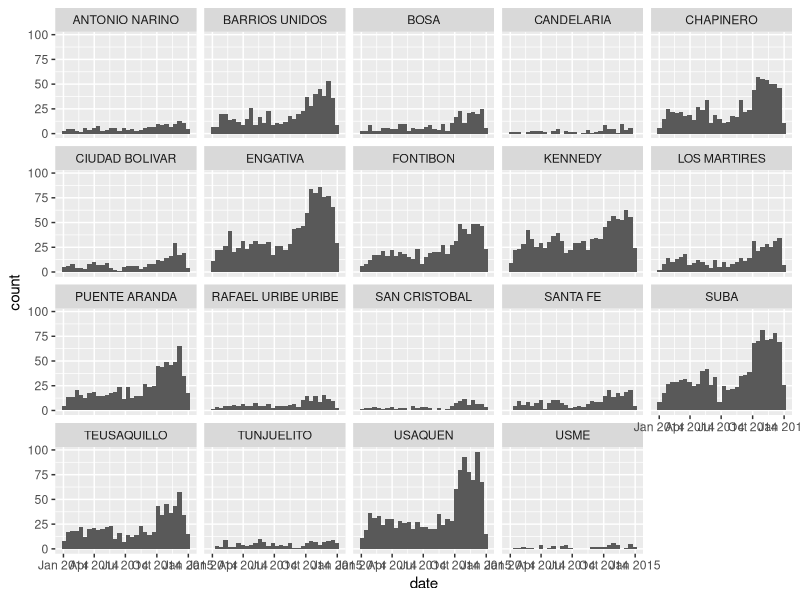
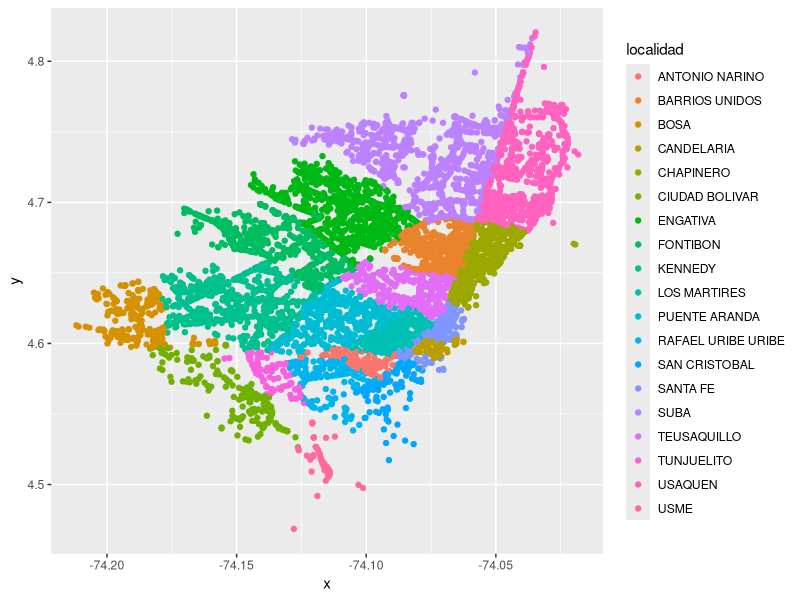
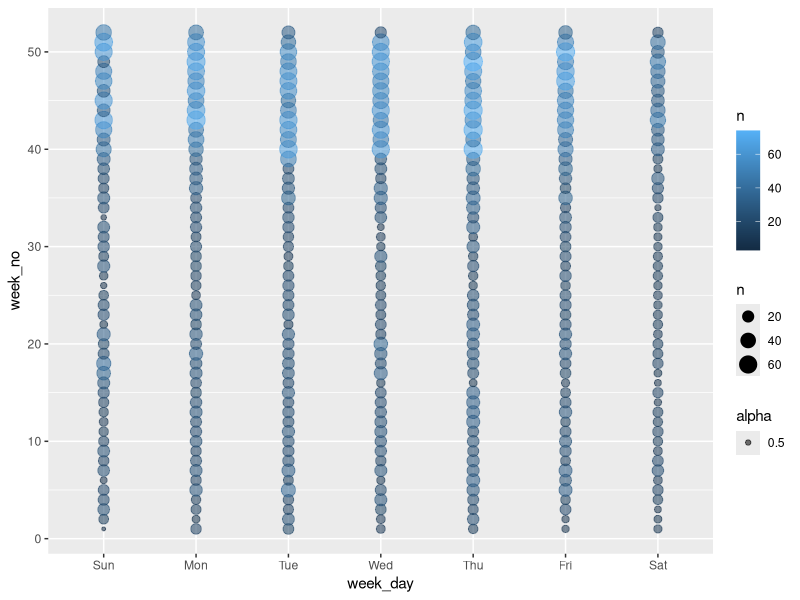
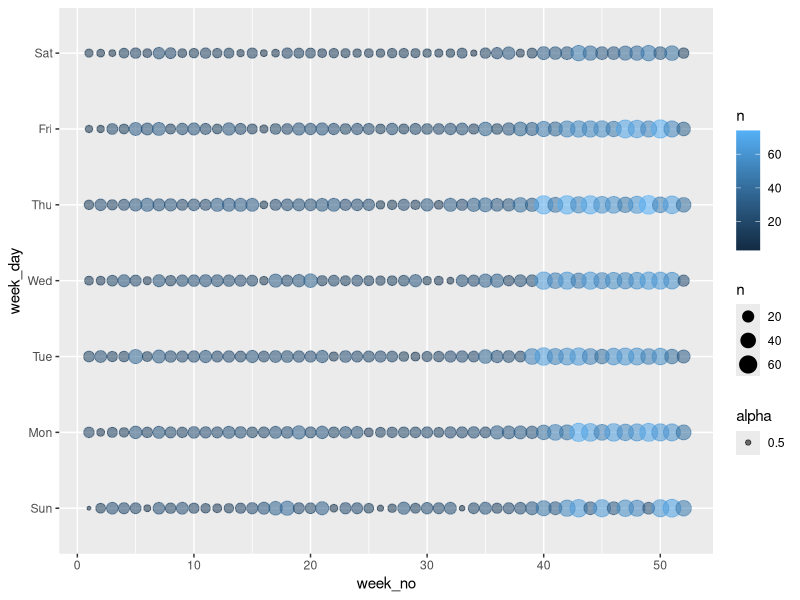
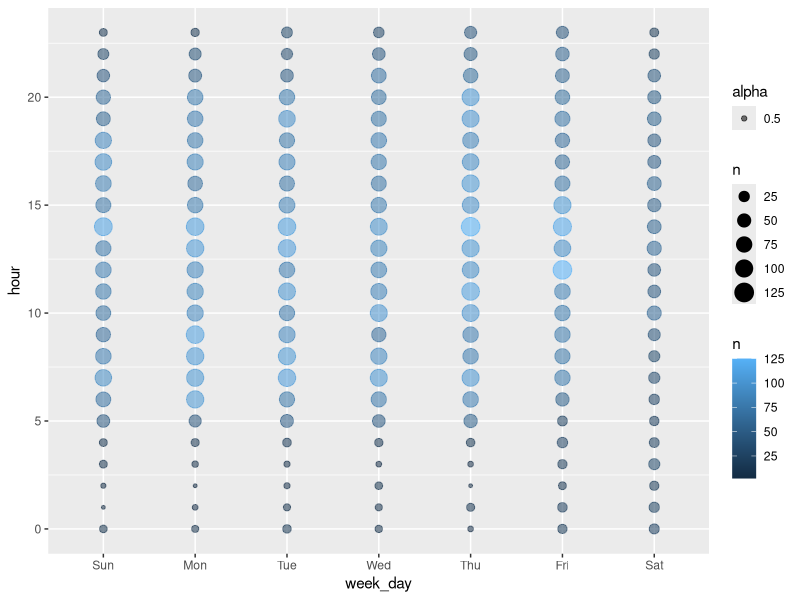
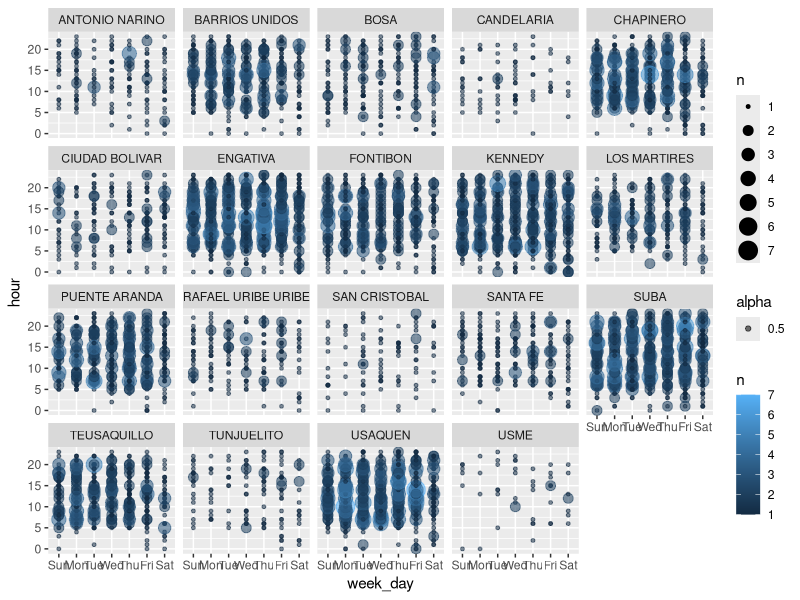
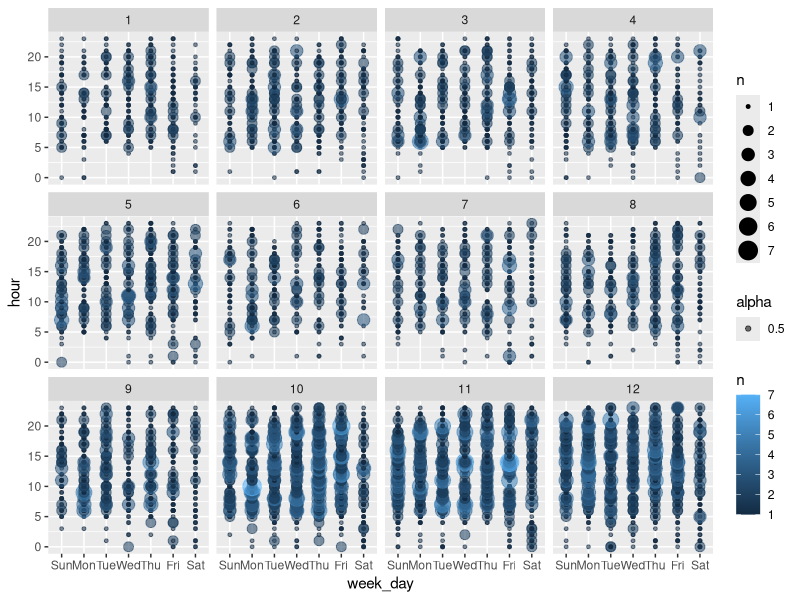
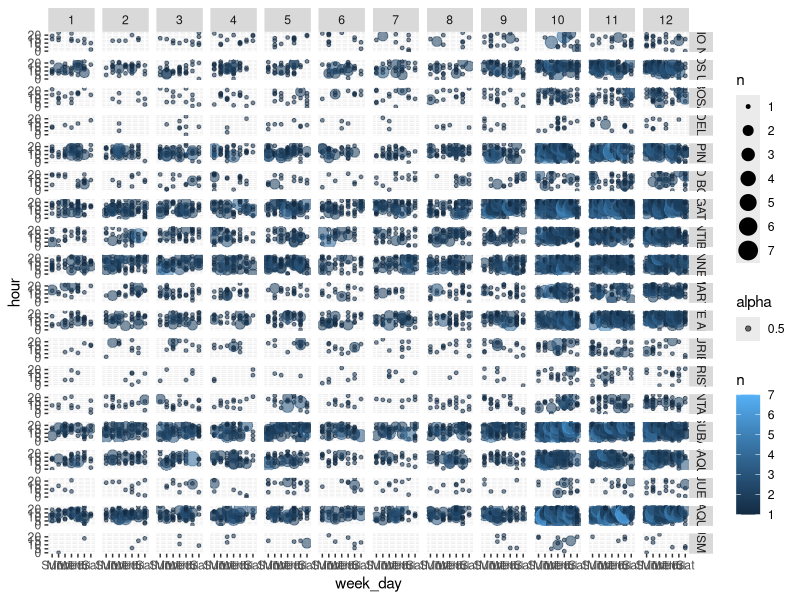

Source code (R) for these figures, in order:
## ---- chunk 1
library(tidyverse)
library(lubridate)
## ---- chunk 2
accidents_raw <- read_csv("data/Car_Accidents_2014_Bogota.csv")
accidents_raw
## ---- chunk 3
# The data is for one year (2014). If we want to filter by month (etc), need a `month` variable first. Could use **lubridate**, or `separate()` ...The former avoids 10/11/12 coming before 2/3/4/etc, but the latter should also be ok in plots if using integers

?separate

accidents <- accidents_raw %>%
  separate(fecha_ocurrencia, c("year", "month", "day"), "-", convert = TRUE) %>%
                                              # `convert` gets y&m&d as integers
    filter(year == 2014)                      # 17 rows from 2013 filtered out

accidents <- accidents %>%
  separate(hora_ocurrencia, c("hour", "minute", "second"), ":", convert = TRUE) %>%
    filter(hour != "1899-12-30")              # 9 rows filtered out

accidents                                     # (9973 rows x 17 cols)
## ---- chunk 4
# Just to get a sense of what's going on

accidents %>% count(the_geom)            # 6921 rows (so not unique)
accidents %>% count(the_geom) %>% count(n)  # 21 rows (1 to 22, without 18)
accidents %>% count(cartodb_id)          # 9973 rows (confirmed as unique)
accidents %>% count(codigo_accidente)    # 9973 rows (unique). Seem to be 5e+05 or 4e+06
accidents %>% count(month)               # 12 rows. `n` is 485-1584. Higher in Oct/Nov/Dec
accidents %>% count(hour)                # 24 rows. `n` is 51-722 (2am, 2pm)
accidents %>% count(gravedad)            # 3 rows. "CON HERIDOS", "CON MUERTOS", "SOLO DANOS"
accidents %>% count(objectid)            # 9973 rows (confirmed as unique)
accidents %>% count(localidad)           # 19 rows. `n` is 52-1176
accidents %>% count(municipio)           # 1 row ("BOGOTA"). `n` is 9973
accidents %>% count(clase)               # 7 rows. `n` is 1 ("INCENDIO") to 8494 ("CHOQUE")
## ---- chunk 5
accidents <- accidents %>%
  mutate(date = make_date(year, month, day), week_no = week(date), week_day = wday(date, label = TRUE), hour = as.numeric(hour), n = n())

accidents

ggplot(accidents, aes(date)) +
  geom_histogram() +
  facet_wrap(~ localidad)

ggplot(accidents, aes(x, y, colour = localidad)) +
  geom_point()
## ---- chunk 6
accidents2 <- accidents %>%
  group_by(week_no, week_day) %>%
  summarise(n = n())

accidents2

ggplot(accidents2, aes(week_day, week_no)) +
  geom_point(aes(colour = n, size = n, alpha = 0.5))

ggplot(accidents2, aes(week_no, week_day)) +
  geom_point(aes(colour = n, size = n, alpha = 0.5))
## ---- chunk 7
accidents3 <- accidents %>%
  group_by(week_day, hour) %>%
  summarise(n = n())

accidents3

ggplot(accidents3, aes(week_day, hour)) +
  geom_point(aes(colour = n, size = n, alpha = 0.5))

# Create a factor, to order the hours correctly (0-23) on the plot axis
# library(forcats)

# hour_levels <- c("0", "1", "2", "3", "4", "5", "6", "7", "8", "9", "10", "11", "12", "13", "14", "15", "16", "17", "18", "19", "20", "21", "22", "23")

# y1 <- factor(hour, levels = hour_levels)
# Couldn't fix an error here. Instead converted `hour` in `accidents` from <chr> to numeric
# y1

# ggplot(accidents3, aes(week_day, y1)) +
#   geom_point(aes(colour = n, size = n, alpha = 0.5))

#--

# ggplot(accidents3, aes(hour, n)) +
#   geom_density(aes(colour = week_day)) +
#   facet_wrap(~week_day)
# "Error in eval(substitute(list(...)), `_data`, parent.frame()) : object 'y' not found""
## ---- chunk 8
accidents4 <- accidents %>%
  group_by(month, week_day, hour, localidad) %>%  # error: grouping gives rings on viz not total
  summarise(n = n())

accidents4

ggplot(accidents4, aes(week_day, hour)) +
  geom_point(aes(colour = n, size = n, alpha = 0.5)) +
    facet_wrap(~ localidad)

ggplot(accidents4, aes(week_day, hour)) +
  geom_point(aes(colour = n, size = n, alpha = 0.5)) +
    facet_wrap(~ month)

ggplot(accidents4, aes(week_day, hour)) +
  geom_point(aes(colour = n, size = n, alpha = 0.5)) +
    facet_grid(localidad ~ month)

ggplot(accidents4, aes(week_day, hour)) +
  geom_point(aes(colour = n, size = n, alpha = 0.5)) +
    facet_grid(localidad ~ month)
## ---- chunk 9
accidents5 <- accidents %>%
  group_by(hour) %>%
  summarise(n = n())

accidents5

ggplot(accidents5, aes(hour, n)) +
  geom_line()

ggplot(accidents3, aes(hour, n)) +
  geom_line(aes(colour = week_day))

ggplot(accidents3, aes(hour, n)) +
  geom_line(aes(colour = week_day)) +
  facet_wrap(~week_day)

ggplot(accidents3, aes(hour, n)) +
  geom_point(aes(colour = week_day)) +
  facet_wrap(~week_day)

# ggplot(accidents4, aes(hour, n)) +
#  geom_line(aes(colour = week_day)) +
#  facet_grid(. ~ week_day)
# "Error in combine_vars(data, params$plot_env, cols, drop = params$drop) : At least one layer must contain all variables used for facetting""
